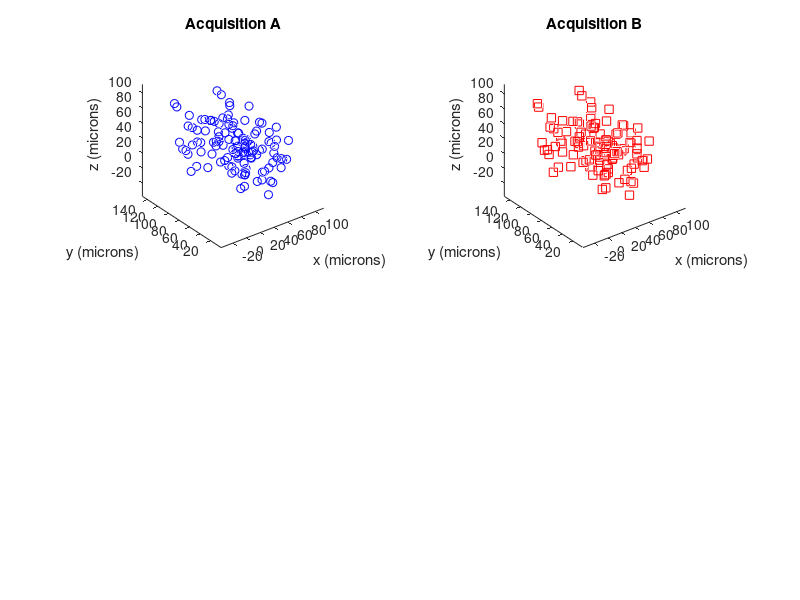
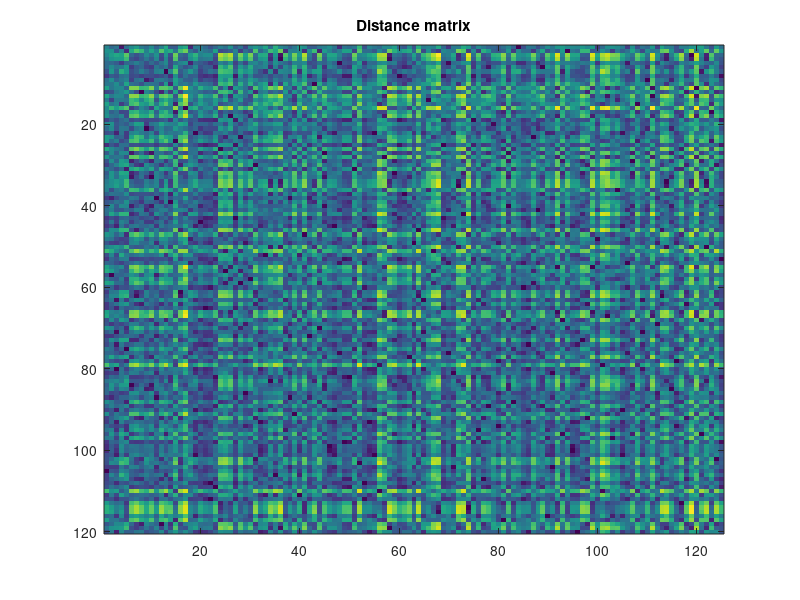

The MATLAB script that drew these images, in order: (Note: this script raises an error after producing the figures.)
% simAlign.m
% 
% Calculate a metric of alignment between two noisy measurements of the 3D 
% position of neuron cell bodies.
%
% The position of neurons in a worm are measured twice, during acquisition A
% and acquisition B. The measurement is noisy, and the worm may be imaged
% in different orientations.
%
% To aling the two acquisitions, it is important to have a metric of the
% similarity of the two sets of neuron poisitions. This will allow for
% functions that try many different orientations while optimizing for
% similarity.
%
% This is a small script that simulates two noisy 3D neural position
% datasets that are already aligned. It then  pairs each neuron from A 
% with a neuron from B. Finally it measures how aligned the sets of neurons 
% are by measuring the sum of the root mean squared displacement between 
% each pair.
%
% Andrew Leifer
% leifer@princeton.edu
% 8 February 2014


%We start by assuming that the user acquired two 3D fluorescent images 
%of neurons of a worm. We will call them acquisition A & B.


%Number of Neurons Identified 
%The number of neurons aren't necessarily the same because it is hard for a
%  user to tell what exactly is a neuron.

N=125; %acquisition A
M=120; %acquisition B
assert(N>=M); %by convention, the code assumes A has more neurons then B

%set dimensions of  simulated 3D volume in microns
xdiam=75;
ydiam=150;
zdiam=75;

%set standard deviation of jitter in neural position between acquisition A & B
pstd=1;


%Set the markers to use when plotting A & B
Bmarker='rs';
Amarker='bo';

%% Simulate position data 

Apos=[rand(N,1).*xdiam, rand(N,1).*ydiam, rand(N,1).*zdiam];

mapping=randperm(N);  %Elements are neuron ID's from A  and their index is the neuorn ID from B
Bpos=Apos(mapping,:); %Shuffle the order of neurons from A and assing to B
Bpos=Bpos+randn(size(Bpos)).*pstd; %add gaussian noise of positional jitter
Bpos=Bpos(1:M,:); %chop off the extra neurons


%            A     B
truePairs=[mapping', (1:N)' ];
truePairs(truePairs(:,2)>M,:)=[];

%% Plot simulated position data

%Plot Acquisition A
figh=figure;
h(1)=subplot(2,2,1);
plot3(Apos(:,1),Apos(:,2),Apos(:,3),Amarker)
axis equal %set each axis to have equal spaced scaling in the plot 
axis vis3d %preserve scaling during rotations
title('Acquisition A')
xlabel('x (microns)')
ylabel('y (microns)')
zlabel('z (microns)')


%Plot Acquisition B
h(2)=subplot(2,2,2);
plot3(Bpos(:,1),Bpos(:,2),Bpos(:,3),Bmarker)
axis equal %set each axis to have equal spaced scaling in the plot 
axis vis3d %preserve scaling during rotations
title('Acquisition B')
xlabel('x (microns)')
ylabel('y (microns)')
zlabel('z (microns)')


%% Calculate Distances between all possible paris of neurons between A & B

%We are going to build up an M rows by N column matrix whereby each element
%is the euclidian distance between the neurons inexed by that row and
%column.
%
% So the element at the m'th row and n'th  column corresponds to 
% the distance between the m'th neuron from B and the n'th neuron from A

%Insead of making a bunch of boring for-loops, we are going to implement
%this in a classy and clever way.

% Here is the theory first. We note that A and B already have neurons listed
% in some sort of order. If we take the given order, it is easy to find 
% euclidean distnces between each neuron in A and its corresponding neuron
% in B. This is:
%  D= sqrt(   sum( (Apos(1:M,:)-Bpos(1:M,:)).^2 ,2 ) )
% Note we are excluding those neurons from B that have no partner in A,
% recall that N>=M.
%
% Now if we were to merely permute the order of A systematically, (by say a
% circular shift) then we
% would be able to calculate the euclidean distance between every possible
% pairing between a neuron from A and B. 
%
% We store this information in the form of a matrix.

%initialize the distance matrix
Dmat=pdist2(Bpos,Apos);
%plot distance matrix
figure;
imagesc(Dmat);
title('Distance matrix')

%% Partner up all of the neurons, one in A and one in B



Dtemp=Dmat;
pairs=zeros(M,2);

for k=1:M % there will be M pairs (recall N>=M)
    %Sort the distance matrix 
    [Dsorted DsortedIndx]=sort(reshape(Dtemp,[],1));

    %record the position within the matrix of the smallest distance
    [m,n]=ind2sub(size(Dmat),DsortedIndx(1));

    %The pair of closest neurons should be m and n
    assert(Dsorted(1)==Dmat(m,n),'Failed a sanity check. There is a sneaky error in the code.')
    Dsorted(1);

    pairs(k,:)=[n,m];

    %Exclude all elements in row m and all elemnts in column n from future
    %consideration because we have already paired those neurons
    Dtemp(m,:)=NaN;
    Dtemp(:,n)=NaN;
end

pairs=sortrows(pairs,1);
%pairs(:,1)=(pairs(randperm(length(pairs)),1));

%%
Allpos=[Apos;Bpos];
Dmat2=pdist2(Allpos,Allpos);
Dmat2=Dmat2.^2;
Alength=length(Apos);
Blength=length(Bpos);
minLength=min(Alength,Blength);


pairIdx=sub2ind(size(Dmat2),pairs(:,2)+Alength,pairs(:,1));

upperDist=sum(sum(Dmat2(1:Alength,1:Alength)))*10;


Dmat2(Alength+1:end,Alength+1:end)=upperDist;
Dmat2(1:Alength,1:Alength)=upperDist;
Dmat2(Alength+1:end,1:end)=upperDist;
%Dmat2(Alength+1:Alength+minLength,1:minLength)=(1-eye(minLength))*upperDist;
Dmat2(pairIdx)=0;
excluded=find(ismember(1:Alength,pairs(:,1))==0);
initialpairs=pairs;
initial=zeros(numel(pairs),1);
initial(1:2:end)=initialpairs(:,1);
initial(2:2:end)=initialpairs(:,2)+Alength;
initial=[initial;excluded'];


%%

%[optRoute,minDist]=tsp_ga(Allpos,Dmat2',120,15000,1,1,initial);
[optRoute,minDist]=tsp_ga(Allpos,Dmat2',30,20000,1,1);

minDist2=mod(minDist,upperDist);

jumping=optRoute<=Alength;

%%
diffs=diff([jumping,jumping(1)]);

singles=optRoute(diffs==0);
pairs(:,1)=optRoute(diffs==-1);
pairs(:,2)=circshift(optRoute(diffs==1),[0,0]);
if diffs(1)==1
    pairs(:,2)=circshift(optRoute(diffs==1),[0,-1]);

else
    pairs(:,2)=circshift(optRoute(diffs==1),[0,0]);

end

pairs=bsxfun(@minus,pairs,min(pairs)-1);

%%

inferredPairs=sortrows(pairs,2);
truePairs;
trueEnergy=sum(Dmat(sub2ind(size(Dmat),truePairs(:,2),truePairs(:,1))).^2);

%Check to see if the inferredPairs match the true Pairs
DEnergyMin=sum(Dmat(sub2ind(size(Dmat),pairs(:,2),pairs(:,1))).^2);
diffI=sortrows(initialpairs,2)-truePairs;
difference=inferredPairs-truePairs;
DEnergyI=sum(Dmat(sub2ind(size(Dmat),initialpairs(:,2),initialpairs(:,1))).^2);



%% Dispaly partnered neurons



%Get ready to plot lines connected the inferred and true pairings.
%Create 3 matrices, one for each of x,y,z where each row has the
%coordinates for each pair of neurons
AA=1; BB=2; XX=1; YY=2; ZZ=3;
linesX=[Apos(inferredPairs(:,AA),XX) Bpos(inferredPairs(:,BB),XX)];
linesY=[Apos(inferredPairs(:,AA),YY) Bpos(inferredPairs(:,BB),YY)];
linesZ=[Apos(inferredPairs(:,AA),ZZ) Bpos(inferredPairs(:,BB),ZZ)];

linesTrueX=[Apos(truePairs(:,AA),XX) Bpos(truePairs(:,BB),XX)];
linesTrueY=[Apos(truePairs(:,AA),YY) Bpos(truePairs(:,BB),YY)];
linesTrueZ=[Apos(truePairs(:,AA),ZZ) Bpos(truePairs(:,BB),ZZ)];



figure(figh)
h(3)=subplot(2,2,3);
hold on;
plot3(Apos(:,1),Apos(:,2),Apos(:,3),Amarker)
plot3(Bpos(:,1),Bpos(:,2),Bpos(:,3),Bmarker)
plot3(linesX',linesY',linesZ','g'); %inferred Pairs



axis equal %set each axis to have equal spaced scaling in the plot 
axis vis3d %preserve scaling during rotations
title('Inferred Pairings')
xlabel('x (microns)')
ylabel('y (microns)')
zlabel('z (microns)')




figure(figh)
h(4)=subplot(2,2,4);
hold on;
plot3(Apos(:,1),Apos(:,2),Apos(:,3),Amarker)
plot3(Bpos(:,1),Bpos(:,2),Bpos(:,3),Bmarker)


plot3(linesTrueX',linesTrueY',linesTrueZ','m'); %truePairs 
axis equal %set each axis to have equal spaced scaling in the plot 
axis vis3d %preserve scaling during rotations
title('True Pairings')
xlabel('x (microns)')
ylabel('y (microns)')
zlabel('z (microns)')



% Make it so that when you rotate one subplot, the other rotates also
% Taken from this example: edit ([docroot '/techdoc/ref/examples/doc_linkprop']);
% Link the CameraPosition and CameraUpVector properties of each subplot axes
hlink = linkprop(h,{'CameraPosition','CameraUpVector','CameraTarget','CameraViewAngle'});
key = 'graphics_linkprop';
% Store link object on first subplot axes
setappdata(h(1),key,hlink); 


%display the distance  between neurons for each inferred Pair
dist=Dmat(sub2ind(size(Dmat),inferredPairs(:,2),inferredPairs(:,1) ));
cumulativeDist=sum(dist);

numFails=sum(difference(:,1)~=0);
numFailsi=sum(diffI(:,1)~=0);
disp(['Of ' num2str(M) ' possible neuron pairs,']); 
disp([num2str(M-numFails) ' pairs were correctly identified. Initiall was '...
    num2str(M-numFailsi)])
disp([num2str(numFails) ' pairs were incorrect.'])
disp(['true energy: ' num2str(trueEnergy)])
disp(['final energy: ' num2str(DEnergyMin)])
disp(['initial energy: ' num2str(DEnergyI)])